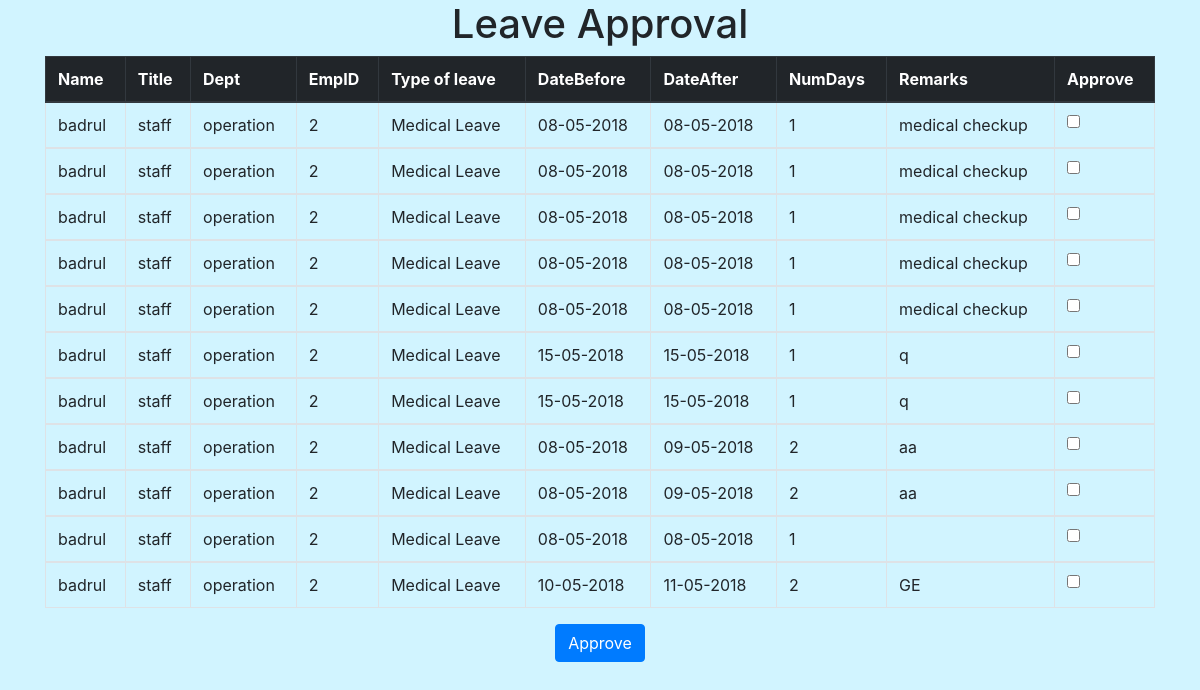
The page /tgkcuti.php (signed in) on the database its author committed.
### tables this page shows
CREATE TABLE `cuti` (
  `ID` int(3) NOT NULL,
  `Name` text NOT NULL,
  `Title` text NOT NULL,
  `Dept` text NOT NULL,
  `EmpID` int(5) NOT NULL,
  `Request` text NOT NULL,
  `AppliedDate` date NOT NULL,
  `DateBefore` date NOT NULL,
  `DateAfter` date NOT NULL,
  `Remarks` text NOT NULL,
  `NumDays` int(5) NOT NULL,
  `Approval` int(2) NOT NULL
);

### tgkcuti.php (the view, shortened to what this page needs)
<html>
<head>
  <link rel="stylesheet" href="https://maxcdn.bootstrapcdn.com/bootstrap/4.0.0/css/bootstrap.min.css">
</head>
<body>
<center>
<h1> Leave Approval </h1>
</center>
<div class="container">
<table class="table table-bordered">
<thead  class="thead-dark">
        <tr>
            <th>Name</th>
            <th>Title</th>
            <th>Dept</th>
            <th>EmpID</th>
            <th>Type of leave </th>
            <th>DateBefore</th>
            <th>DateAfter</th>
            <th>NumDays</th>
            <th>Remarks</th>
            <th>Approve</th>
        </tr>
        </thead>
<?php
require_once 'database.php';
$sql="SELECT * FROM cuti where Approval='0' ";
$result=mysqli_query($conn, $sql);
echo "<form action='approvecuti.php' method='POST'>";
while($row = mysqli_fetch_array( $result )) {
?>
 <center>
 <tbody>
 	<tr>
		<td> <?php echo $row['Name'] ?>  </td>
		<td> <?php echo $row['Title'] ?>  </td>
		<td> <?php echo $row['Dept'] ?>  </td>
		<td> <?php echo $row['EmpID'] ?>  </td>
		<td> <?php echo $row['Request'] ?>  </td>
    <?php
     $datebefore_format =$row['DateBefore'] ;
     $datebefore_convert = date("d-m-Y",strtotime($datebefore_format)) ;
     $dateafter_format =$row['DateAfter'] ;
     $dateafter_convert = date("d-m-Y",strtotime($dateafter_format)) ;
      ?>
		<td> <?php echo $datebefore_convert ?>  </td>
        <td> <?php echo $dateafter_convert ?>  </td>
		<td> <?php echo $row['NumDays'] ?>  </td>
		<td> <?php echo $row['Remarks'] ?>  </td>
		 <td>
		<input name='approve[]' type='checkbox' value='<?php echo $row['ID'] ?>' >
		</td>
		</tr>
	</tbody>
</center>
<?php
	}
?>
</table>
</div>
<div class="w3-container">
<center>
<input type='submit' value='Approve' name='Submit' class="btn btn-primary" >
</center>
</div>
</body>
</html>

### tgkcuti.php (style rules this page uses)
body { background-color: #d1f4ff; }

### rows shown on the page
cuti: Name "badrul", Title "staff", Dept "operation", EmpID "2", Request "Medical Leave", DateBefore "08-05-2018", DateAfter "08-05-2018", NumDays "1", Remarks "medical checkup"
cuti: Name "badrul", Title "staff", Dept "operation", EmpID "2", Request "Medical Leave", DateBefore "08-05-2018", DateAfter "08-05-2018", NumDays "1", Remarks "medical checkup"
cuti: Name "badrul", Title "staff", Dept "operation", EmpID "2", Request "Medical Leave", DateBefore "08-05-2018", DateAfter "08-05-2018", NumDays "1", Remarks "medical checkup"
cuti: Name "badrul", Title "staff", Dept "operation", EmpID "2", Request "Medical Leave", DateBefore "08-05-2018", DateAfter "08-05-2018", NumDays "1", Remarks "medical checkup"
cuti: Name "badrul", Title "staff", Dept "operation", EmpID "2", Request "Medical Leave", DateBefore "08-05-2018", DateAfter "08-05-2018", NumDays "1", Remarks "medical checkup"
cuti: Name "badrul", Title "staff", Dept "operation", EmpID "2", Request "Medical Leave", DateBefore "15-05-2018", DateAfter "15-05-2018", NumDays "1", Remarks "q"
cuti: Name "badrul", Title "staff", Dept "operation", EmpID "2", Request "Medical Leave", DateBefore "15-05-2018", DateAfter "15-05-2018", NumDays "1", Remarks "q"
cuti: Name "badrul", Title "staff", Dept "operation", EmpID "2", Request "Medical Leave", DateBefore "08-05-2018", DateAfter "09-05-2018", NumDays "2", Remarks "aa"
cuti: Name "badrul", Title "staff", Dept "operation", EmpID "2", Request "Medical Leave", DateBefore "08-05-2018", DateAfter "09-05-2018", NumDays "2", Remarks "aa"
cuti: Name "badrul", Title "staff", Dept "operation", EmpID "2", Request "Medical Leave", DateBefore "08-05-2018", DateAfter "08-05-2018", NumDays "1"
cuti: Name "badrul", Title "staff", Dept "operation", EmpID "2", Request "Medical Leave", DateBefore "10-05-2018", DateAfter "11-05-2018", NumDays "2", Remarks "GE"
